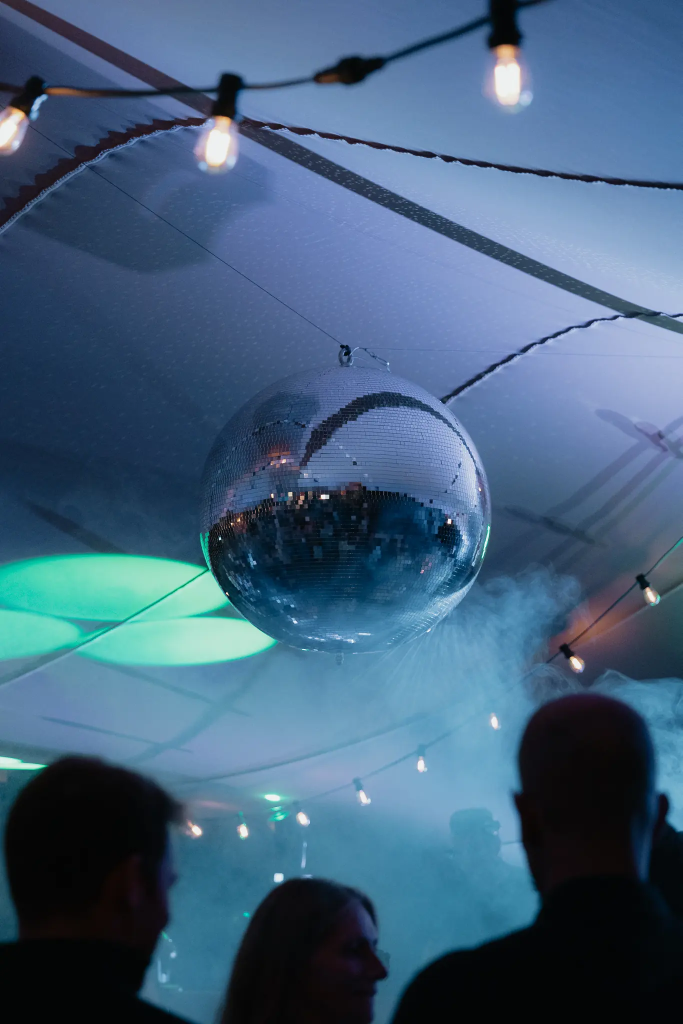
#> input picture state/prototypes/honeyitshandled/build-v2/media/disco-1365.webp, 1365 x 2048 px (shown at 1/2 size)
$ python -i prep_v2.py   (imports and definitions only)
#> lines starting #> are read from the running program, lines starting #| are printed output that depends on the picture
#!/usr/bin/env python3
"""Her own photos, cut outs, cyanotypes, the mirror ball's facets and the big figures, prepared for v2.

Originals were downloaded from honeyitshandled.com on 26 Oct 2026 (static.wixstatic.com/media/<id>, the files her pages
serve) into the session scratchpad, which the build doesn't keep. Set HIH_ORIG to that folder to rerun. Writes
../media/<key>-<w>.jpg and .webp (photos), <key>-<h>.webp and .png (cut outs, with alpha), and ../media/manifest.json with
each file's source id, the page it sits on today (her pages reread 15.34 UTC), its alt text there, the sha256 of the
original and every crop or edit. The figures are outlined from Mona Sans (OFL) at width 75, weight 760.

Needs Pillow, numpy, rembg (birefnet-general) and opencv for the one paint out. /usr/local/bin/python3 has them."""
import os, json, hashlib, shutil, io
import numpy as np
from PIL import Image, ImageFilter

B = os.path.dirname(os.path.abspath(__file__))
SRC = os.environ.get('HIH_ORIG', '/tmp/claude-0/-home-user-astra-agency/24052593-7323-58b2-9e3f-744f7080d43c/scratchpad/honeyproto/media/orig')
V1 = os.path.join(B, '..', '..', 'build', 'media')
OUT = os.path.join(B, '..', 'media')
FONT = os.path.join(B, '..', 'fonts', 'mona-sans-latin-standard-normal.woff2')

# [4 lines left out: function src, not called in this run]

def sha(p): return hashlib.sha256(open(p, 'rb').read()).hexdigest()

# key, id prefix, page today, alt there today, widths, crop (l, t, r, b) as fractions, note
PHOTOS = [
    ('tent', '3eba9b82', '/gallerycincocero', '(no alt)', (900, 1600), None, 'Cinco Cero, the tent set before the evening, no people'),
    ('hall', 'f181779c', '/pro-league-awards', 'Pro League Awards 2026 in de Handelsbeurs Antwerpen', (700, 1067), (0.0, 0.0, 1.0, 0.655),
     'cropped to the top 65.5 percent, the ground floor arcade carries a Pro League and sponsor wall (as v1)'),
    ('disco', '2dc29647', '/ and /cincocero', 'Discobal tijdens avond feest', (600, 1100, 1365), None, 'Cinco Cero, the mirror ball in the tent'),
    ('sign', '427f62a1', '/ and /cincocero', 'Welkomstbord in het donker tijdens privé feest', (600, 1100), None, 'Cinco Cero, the welcome sign at night'),
    ('lamp', 'aaf72253', '/cincocero', 'Buffettafel private Event Antwerpen', (600, 1000), None, 'Cinco Cero, a heat lamp over the buffet'),
    ('tables', '9e35ce1e', '/ (glimpse)', 'Elegante tafelopstelling tijdens de Pro League Awards', (700, 1067), (0.0, 0.0, 1.0, 0.5),
     'top half only, the lower half has menu cards with a printed mark on the napkins'),
]

# [19 lines left out: functions save_photo, cyanotype, not called in this run]

def paint_out_mark(arr):
    """The Apple mark on the laptop lid in 42a973_b81dcffa (pixels 2280 to 2323 by 1098 to 1196 in the original),
    filled from the lid around it with OpenCV's Telea inpaint. Recorded in the manifest."""
    import cv2
    bgr = cv2.cvtColor(arr, cv2.COLOR_RGB2BGR)
    mask = np.zeros(arr.shape[:2], np.uint8)
    reg = cv2.cvtColor(bgr[1080:1215, 2265:2340], cv2.COLOR_BGR2GRAY)
    m = (reg < 120).astype(np.uint8) * 255
    m = cv2.dilate(m, np.ones((9, 9), np.uint8))
    mask[1080:1215, 2265:2340] = m
    out = cv2.inpaint(bgr, mask, 9, cv2.INPAINT_TELEA)
    return cv2.cvtColor(out, cv2.COLOR_BGR2RGB), int(mask.sum() / 255)

CUTS = [
    ('elise-book', 'b81dcffa', '/about', "Honey it's Handled - Elise Laeven", True),
    ('elise-phone', '05bb1bca', '/contact', "Honey it's Handled_Elise Laeven", False),
    ('elise-sit', '6059565d', '/', "Honey it's Handled_Elise Laeven", False),
    ('elise-walk', 'bcd60d05', '/about', "Honey it's Handled - Elise Laeven", False),
]

# [108 lines left out: functions sticker, main, cut_one, not called in this run]

# [6 lines not run here, left out]

>>> import cv2
>>> picture = cv2.imread('../media/disco-1365.webp', cv2.IMREAD_GRAYSCALE)
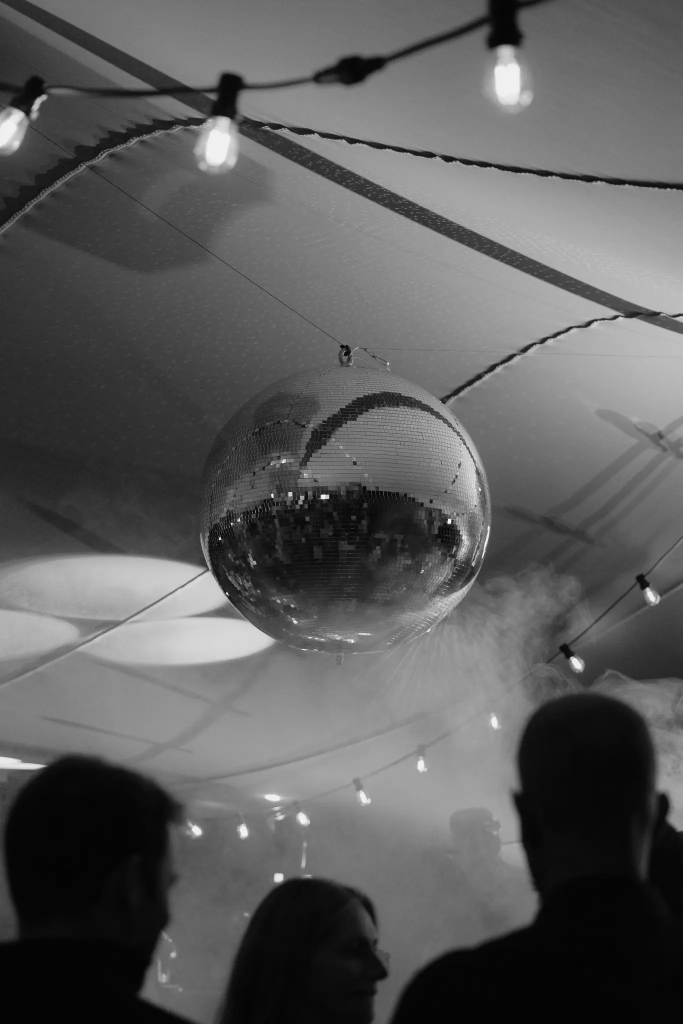
#> picture: shape (2048, 1365) (shown at 1/2 size); min 0, max 253, mean 90.9
>>> result = paint_out_mark(picture)
#> (the run stopped early here; a loop or call above may not have finished)
